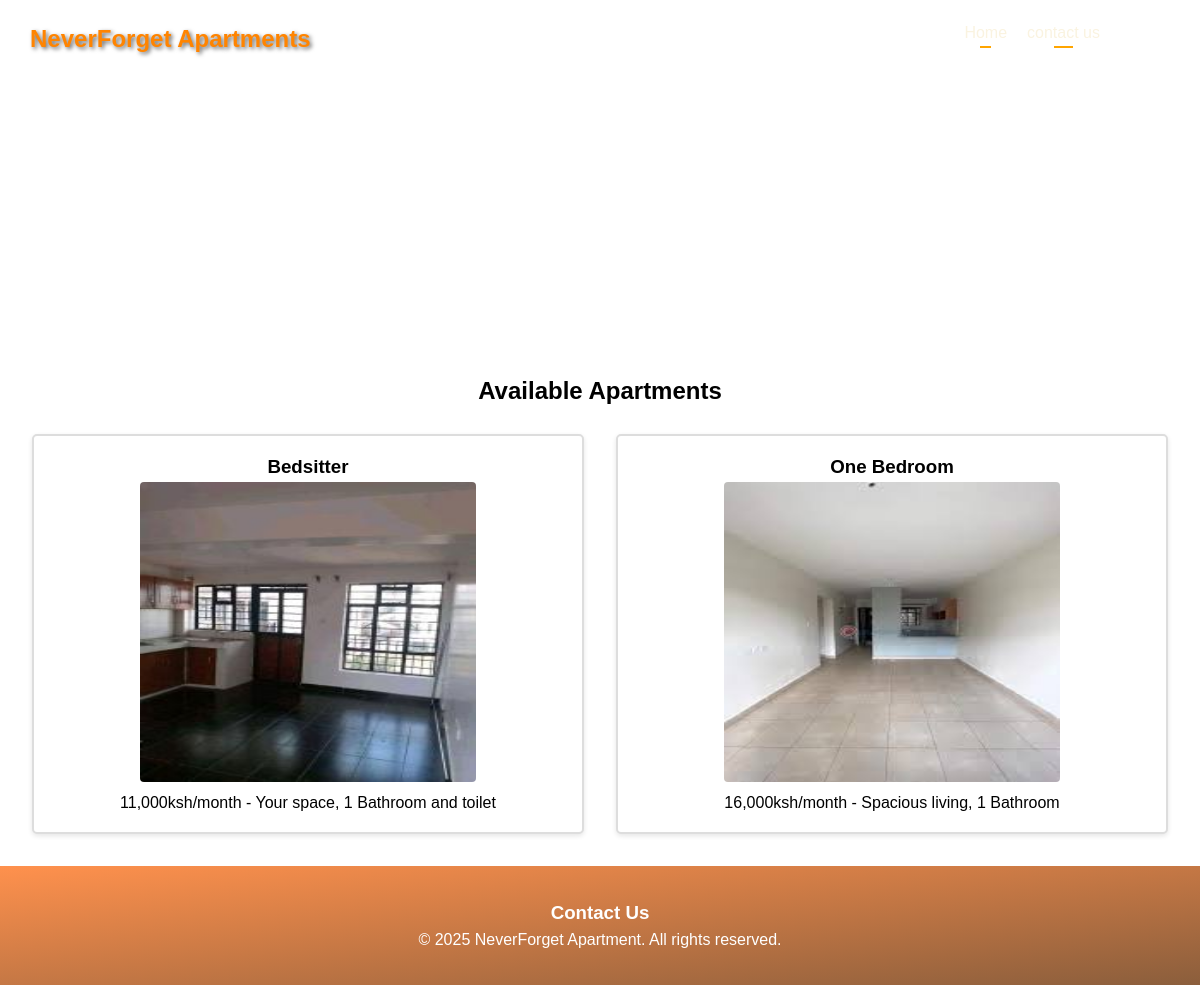
The app's page /rooms/vacancy/, older data.
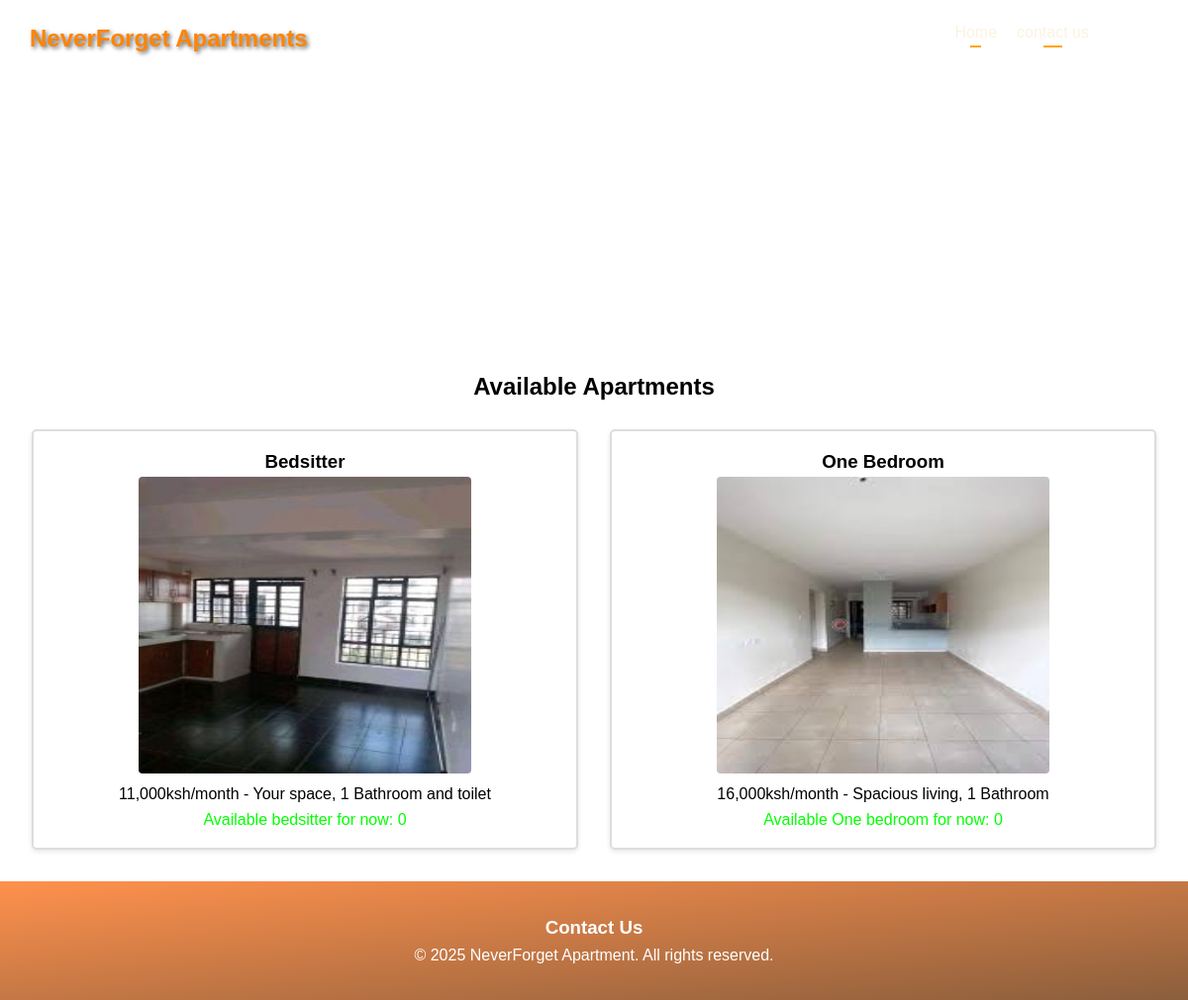
The same page, newer data.
### rooms/models.py (models this page shows, shortened)
class Category(models.Model):
    name = models.CharField(max_length=100)
    available_count = models.IntegerField(default=0)

### rooms/views.py (the view)
# urls.py: path('rooms/vacancy/', views.vacancy, name='vacancy'),
def vacancy(request):
    categories = Category.objects.all()
    return render(request, "rooms/vacancy.html", {"categories": categories})

### rooms/templates/rooms/vacancy.html (shortened to what this page needs)
{%load static %}
<!DOCTYPE html>
<html lang="en">
<head>
    <link rel="stylesheet" href="{%static 'rooms/vacancystyle.css'%}">
</head>
<body>
  <header>
    <div class="logo">NeverForget Apartments</div>
    <nav>
      <div class="nav-local">
      <ul>
        <li><a href="{% url 'home' %}">Home</a></li>
        <li><a href="{% url 'contact' %}">contact us</a></li>
      </div>
      <ul>
      </ul>
    </nav>
    </header>
    <section class="listings">
      <h2>Available Apartments</h2>
      <div class="apartment-grid">
          <div class="apartment-card">
              <h3>Bedsitter</h3>
              <img src="{% static 'rooms/images/bedsitter.jpg' %}" alt="Bedsitter" height="300px" width="200px">
              <p>11,000ksh/month - Your space, 1 Bathroom and toilet</p>
              {% for category in categories %}
                  {% if category.name == "Bedsitter" %}
                      <p id="Available">Available bedsitter for now: {{ category.available_count }}</p>
                  {% endif %}
              {% endfor %}
          </div>
          <div class="apartment-card">
              <h3>One Bedroom</h3>
              <img src="{% static 'rooms/images/onebedroom.jpeg' %}" alt="One Bedroom" height="300px" width="200px">
              <p>16,000ksh/month - Spacious living, 1 Bathroom</p>
              {% for category in categories %}
                  {% if category.name == "One Bedroom" %}
                      <p id="Available">Available One bedroom for now: {{ category.available_count }}</p>
                  {% endif %}
              {% endfor %}
          </div>
        </div>
      </section>
    <footer>
      <h3>Contact Us</h3>
      <p><p>&copy; 2025 NeverForget Apartment. All rights reserved.</p></p>
    </footer>
</body>
</html>

### rooms/static/rooms/vacancystyle.css (style rules this page uses)
* { margin: 0; }
body { font-family: Arial, sans-serif; line-height: 1.6; }
header { background:linear-gradient(to top, rgba(0,0,0,0.4)), url('images/mid-century-interior-design.jpg'); background-size: cover; background-position: center; background-repeat: no-repeat; justify-content: space-between; padding: 20px; height: 300px; display: flex; }
.logo { color: rgb(255, 132, 0); text-shadow: 2px 2px 4px rgba(0, 0, 0, 0.6); font-size: 1.5rem; font-weight: bold; margin-left: 10px; }
nav { padding-right: 20px; align-items: left; color: White; display: flex; justify-content: space-between; }
nav ul { list-style: none; display: flex; }
nav ul li { margin-right: 20px; color:white; }
nav ul li a { color: #FAF3E0; text-decoration: none; transition:opacity 0.3s ease-in; }
nav li::after { content: ''; width:25%; height:2px; background-color: orange; color:white; display:flex; margin:auto; transition: 0.5s; }
.listings { padding: 2rem; text-align: center; background-color: white; }
#Available { color:rgb(3, 255, 3); }
.apartment-grid { display: grid; grid-template-columns: repeat( auto-fit, minmax(250px, 1fr)); gap: 2rem; margin-top: 1.5rem; }
.apartment-card { background: #fff; border: 2px solid #ddd; padding: 1rem; border-radius: 5px; height: fit-content; box-shadow: 0 2px 5px rgba(0,0,0,0.1); }
.apartment-card img { width: 65%; border-radius: 4px; }
footer { background: linear-gradient(to bottom right, #ff914d, #8b5e3c); color: white; padding: 2rem; text-align: center; }

Row changes from the older to the newer data that the page shows:
added Category: available_count "0", shown under "Bedsitter"
added Category: available_count "0", shown under "One Bedroom"
